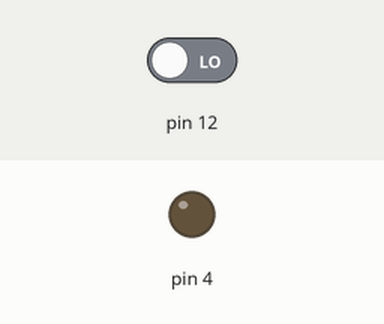
A sketch run on a simulated Arduino Uno, built with avr-gcc and run on an emulated ATmega328P. On the bench: output pins drawn as LEDs (lit = HIGH). The inputs (shaded band) are chosen by the test bench; at power-on: pin 12 LOW.

Above: at 1.2 s.
1.3 s: pin 12 driven HIGH
At 2.7 s:
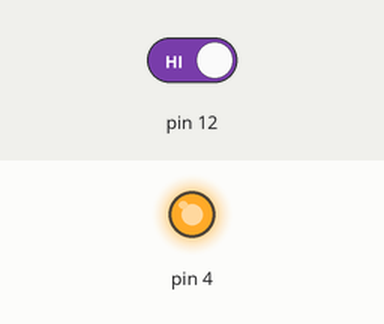
Timing chart, 0 to 4.3 s (numbered marks = the images above; inputs shaded):
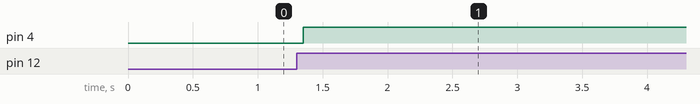

Measured:
- after the input at 1.3 s, pin 4: LOW → HIGH after 0.05 s

The sketch:

pullDown_debounce.ino
```cpp
int ledState = LOW;
int buttonState;
int lastButtonState = LOW;
long lastDebounceTime = 0;
long debounceDelay = 50;

void setup(){
  pinMode(4, OUTPUT);
  pinMode(12, INPUT);
}

void loop(){
  int reading = digitalRead(12);
  if (reading != lastButtonState) {
    lastDebounceTime = millis();
  }
  if ((millis() - lastDebounceTime) > debounceDelay) {
      if (reading != buttonState) {
        buttonState= reading;

        if (buttonState == HIGH) {
          ledState = !ledState;
        }
      }
  }
  digitalWrite(4, ledState);
  lastButtonState = reading;
}
```
